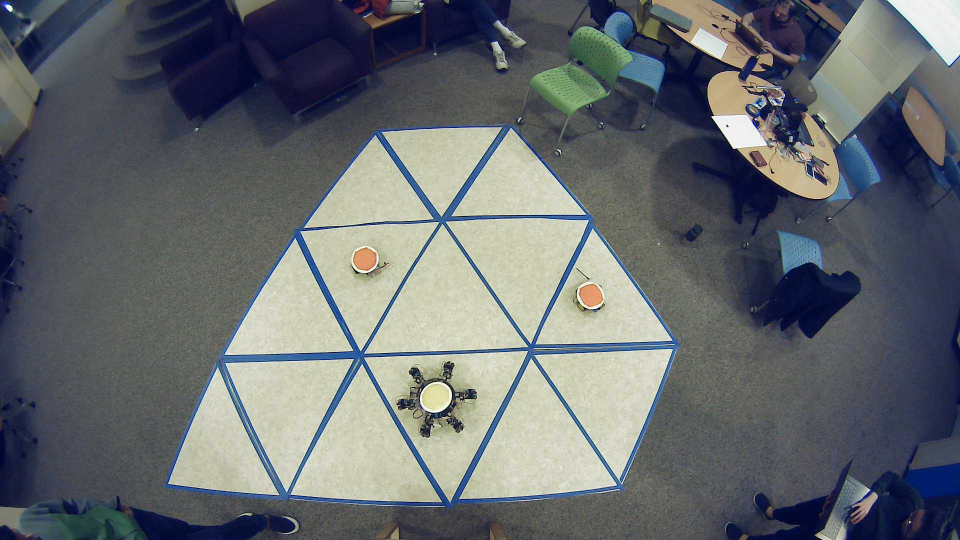
#> input picture test4.jpg, 1920 x 1080 px (shown at 1/2 size)
$ python hough_test.py
#> lines starting #> are read from the running program, lines starting #| are printed output that depends on the picture; after the words box and inside, x2 and y2 are one past the last pixel; in counts of white or black regions, pixels touching at a corner belong together
import cv2
import numpy as np
import math

img = cv2.imread('test4.jpg')
#> img is the input picture: shape (1080, 1920, 3); mean B, G, R 109.6, 106.2, 101.5

gray = cv2.cvtColor(img,cv2.COLOR_BGR2GRAY)
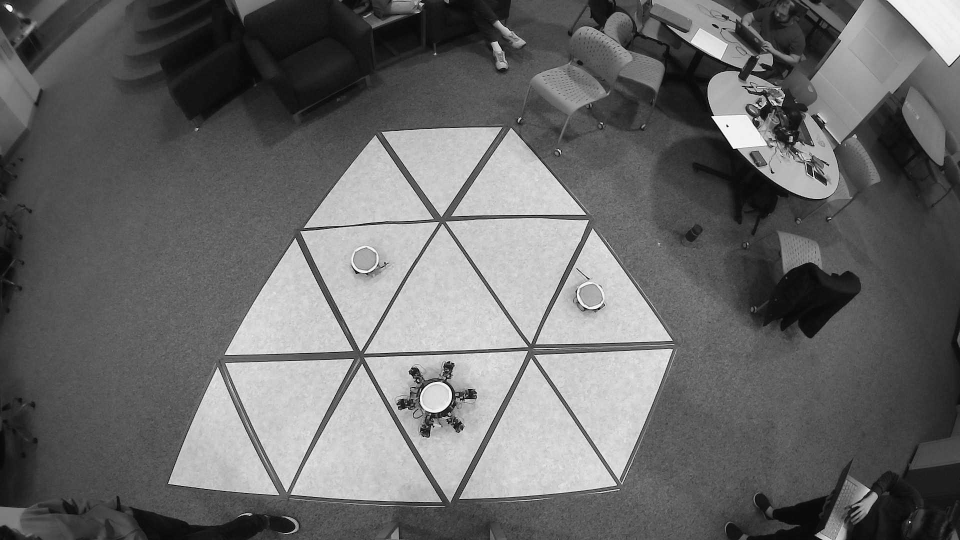
#> gray: shape (1080, 1920) (shown at 1/2 size); min 0, max 255, mean 105.2
edges = cv2.Canny(gray,150,200,apertureSize = 3)
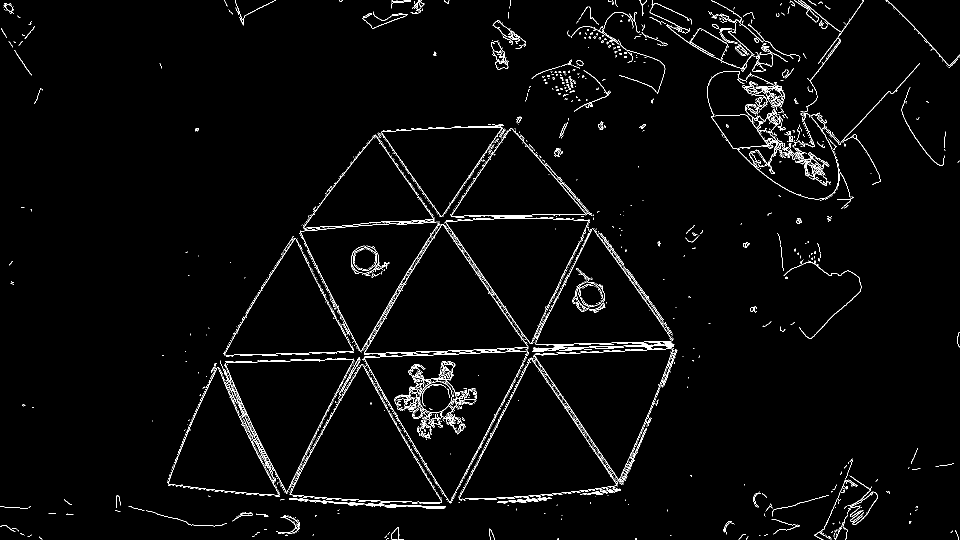
#> edges: shape (1080, 1920) (shown at 1/2 size); 2.4% white in thin lines or dots

fast = cv2.FastFeatureDetector_create()
kp = fast.detect(edges, None)
#> kp = 3053 keypoints; strongest (x, y, size): (545, 3, 7), (783, 3, 7), (889, 3, 7), (1772, 3, 7)

img2 = cv2.drawKeypoints(edges, kp, outImage=np.array([]), color=(255,0,0))
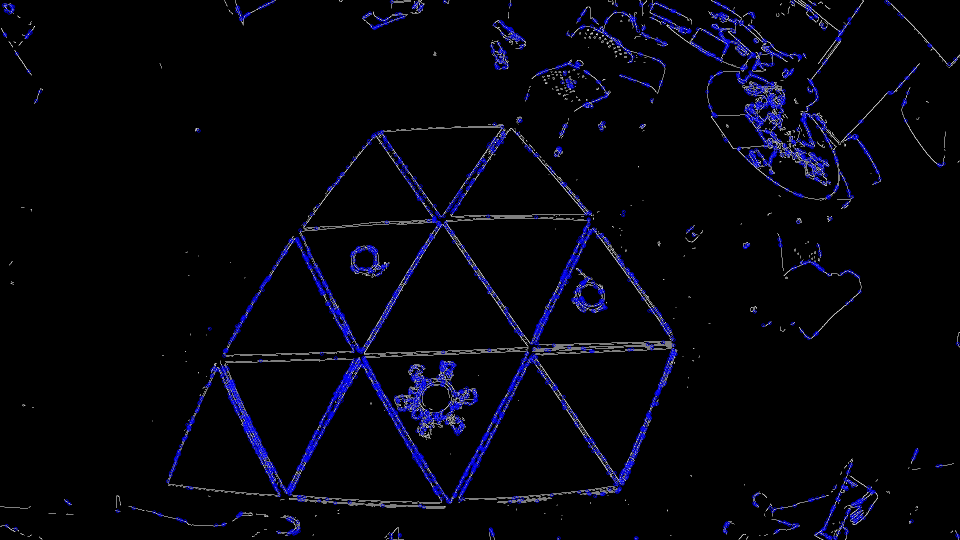
#> img2: shape (1080, 1920, 3) (shown at 1/2 size); mean of channels 0, 1, 2 11.6, 4.5, 4.5; drawn as B, G, R

lsd = cv2.createLineSegmentDetector(0)

lines = lsd.detect(edges)[0]
#> lines = 1101 rows, first 6: [1633.7, 313.9, 1619, 302.3], [846.4, 745, 831.7, 732.1], [926.9, 780.9, 910.7, 783.4], [1695.3, 1058.7, 1686.8, 1053.2], [1597, 249.4, 1593.5, 260.7], [1149.7, 607.1, 1160.5, 623.2]

drawn_img = lsd.drawSegments(edges, lines)
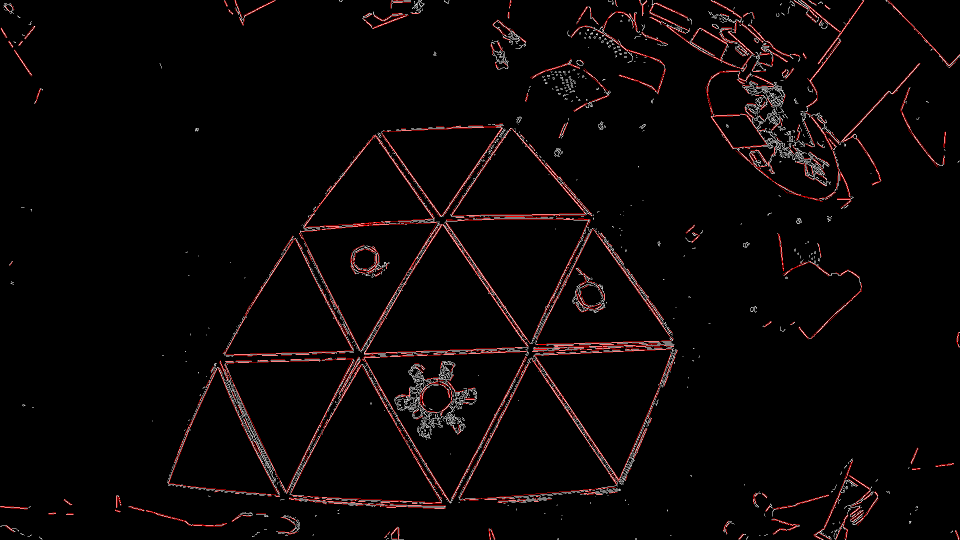
#> drawn_img: shape (1080, 1920, 3) (shown at 1/2 size); mean of channels 0, 1, 2 5.5, 5.5, 9.4; drawn as B, G, R

alines = cv2.HoughLines(edges,1,np.pi/180,50, None,0,0)
for rho,theta in alines[0]:
    a = np.cos(theta)
    b = np.sin(theta)
    x0 = a*rho
    y0 = b*rho
    x1 = int(x0 + 1000*(-b))
    y1 = int(y0 + 1000*(a))
    x2 = int(x0 - 1000*(-b))
    y2 = int(y0 - 1000*(a))

    cv2.line(img,(x1,y1),(x2,y2),(0,0,255),2)
#> this loop made 1 pass
#> (rho, theta, a, b, x0, y0, x1, y1) on pass 1: (739, 1.54, 0.0349, 0.999, 25.79, 738.5, -973, 773)
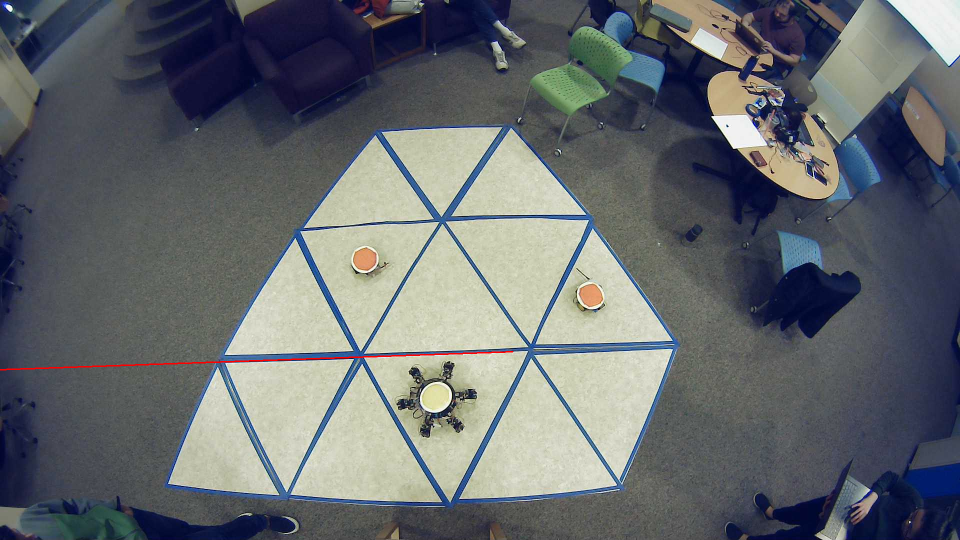
#> img: shape (1080, 1920, 3) (shown at 1/2 size); 0.15% of pixels changed, all inside (x1, y1, x2, y2) = (0, 702, 1027, 741)

img = cv2.resize(img, (960,540))
#> img: shape (540, 960, 3)
drawn_img = cv2.resize(drawn_img, (960,540))
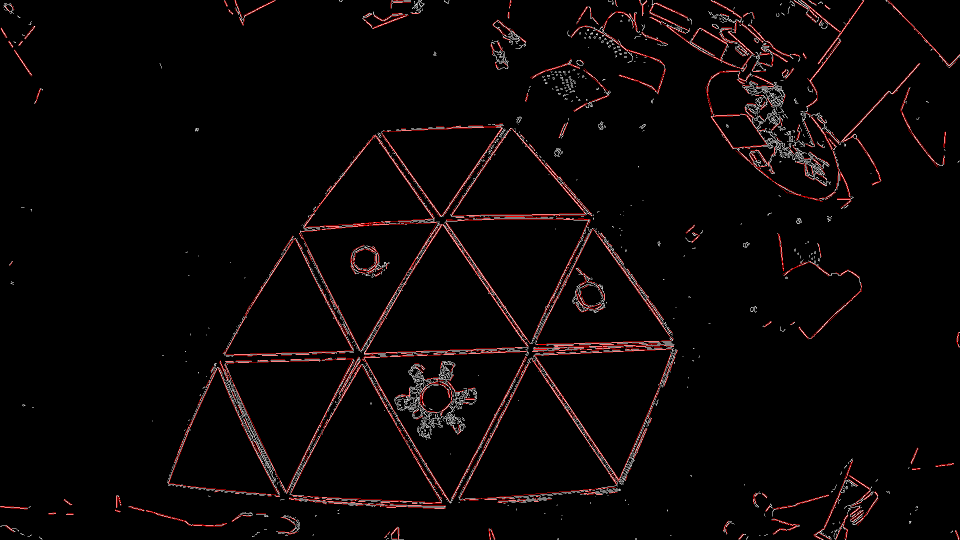
#> drawn_img: shape (540, 960, 3); mean of channels 0, 1, 2 5.5, 5.5, 9.5; drawn as B, G, R
edges = cv2.resize(edges, (960,540))
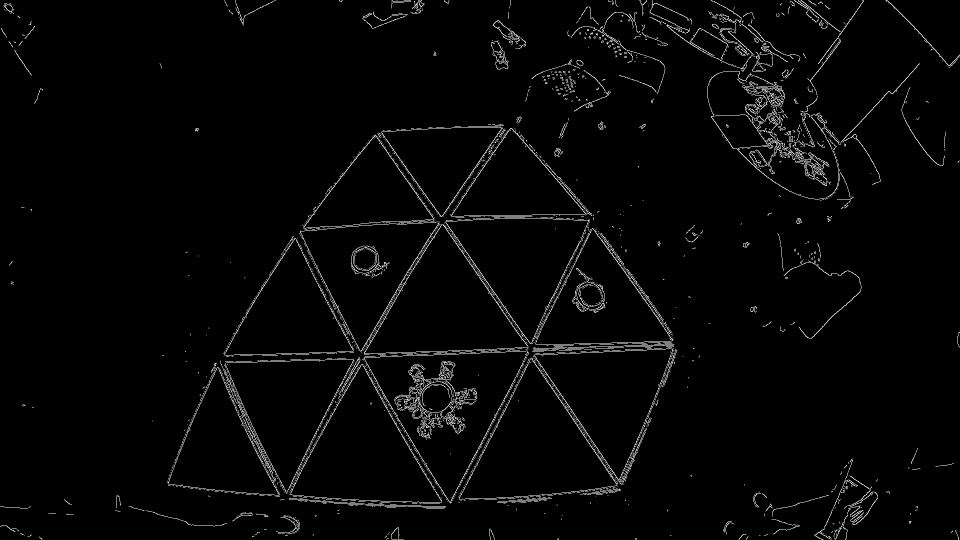
#> edges: shape (540, 960); min 0, max 255, mean 6.1

cv2.imshow('cv2lines.jpg', drawn_img)
cv2.imshow('mask.jpg', edges)
cv2.imshow('houghlines.jpg',img2)
#cv2.imshow('edges', edges)

cv2.waitKey(0)

$ run again, with test1.jpg copied over test4.jpg
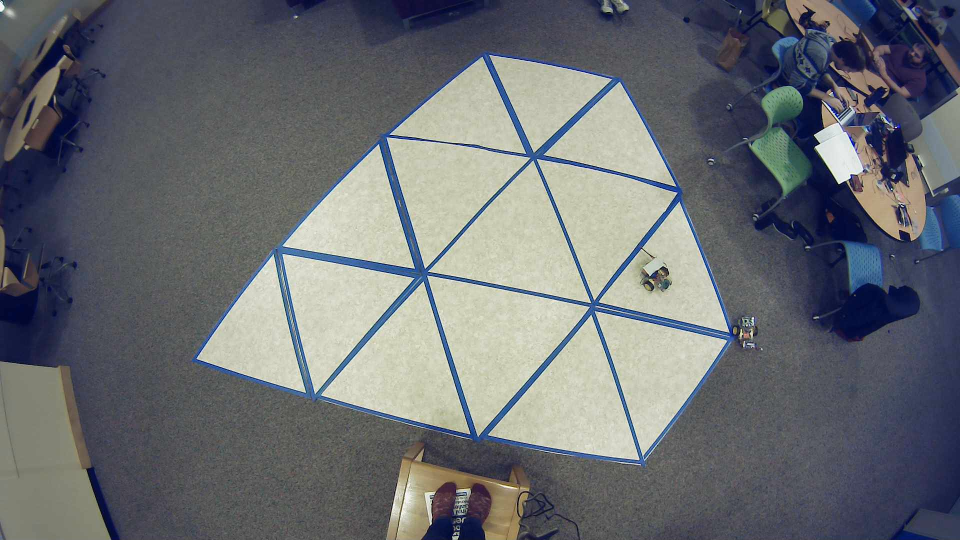
#> input picture test1.jpg, 1920 x 1080 px (shown at 1/2 size)
#> img is the input picture: shape (1080, 1920, 3); mean B, G, R 113.5, 109.3, 105.9
#> `edges = cv2.Canny(gray,150,200,apertureSize = 3)`:
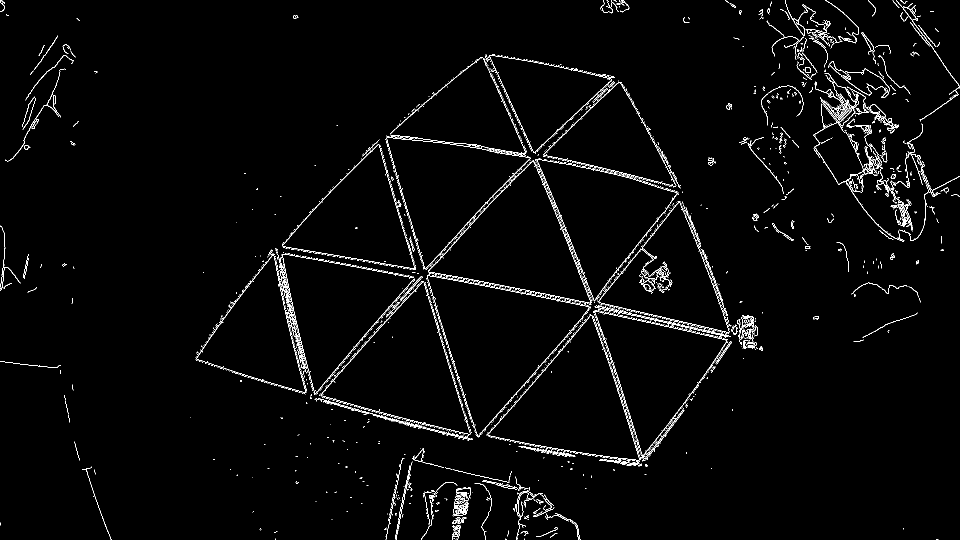
#> edges: shape (1080, 1920) (shown at 1/2 size); 2.2% white in thin lines or dots
#> kp = 2549 keypoints; strongest (x, y, size): (1808, 3, 7), (1214, 4, 7), (1657, 4, 7), (1788, 5, 7)
#> lines = 920 rows, first 6: [1848.7, 437.3, 1844.3, 458.4], [1162.2, 634.7, 1140.2, 660.3], [1287.1, 534.6, 1309.4, 518.1], [1496.7, 294.4, 1563.7, 372.9], [1270.9, 508.1, 1241.8, 543.8], [1217.8, 179.1, 1205.1, 192.7]
#> the loop `for rho,theta in alines[0]:` made 1 pass
#> (rho, theta, a, b, x0, y0, x1, y1) on pass 1: (376, 1.76, -0.191, 0.982, -71.74, 369.1, -1053, 178)
#> `edges = cv2.resize(edges, (960,540))`:
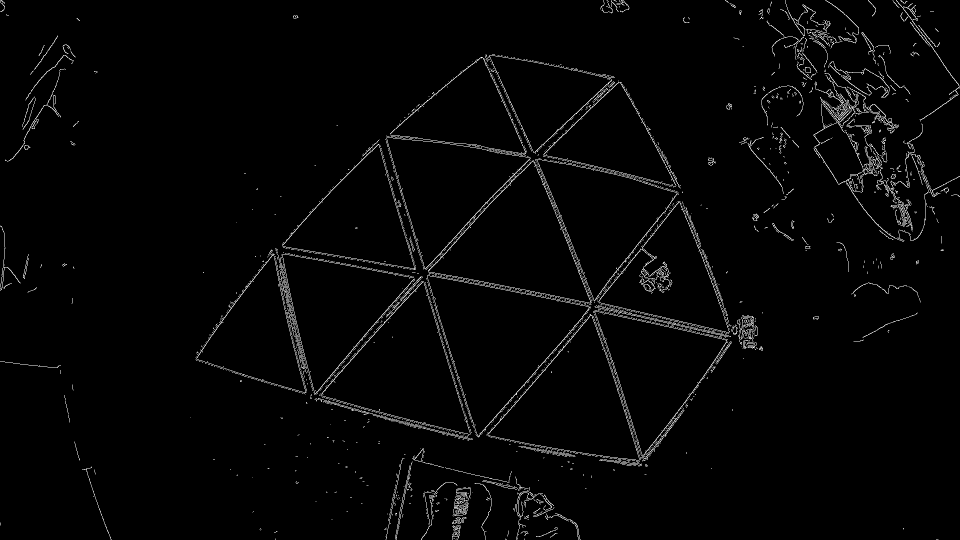
#> edges: shape (540, 960); min 0, max 255, mean 5.5

$ run again, with test2.jpg copied over test4.jpg
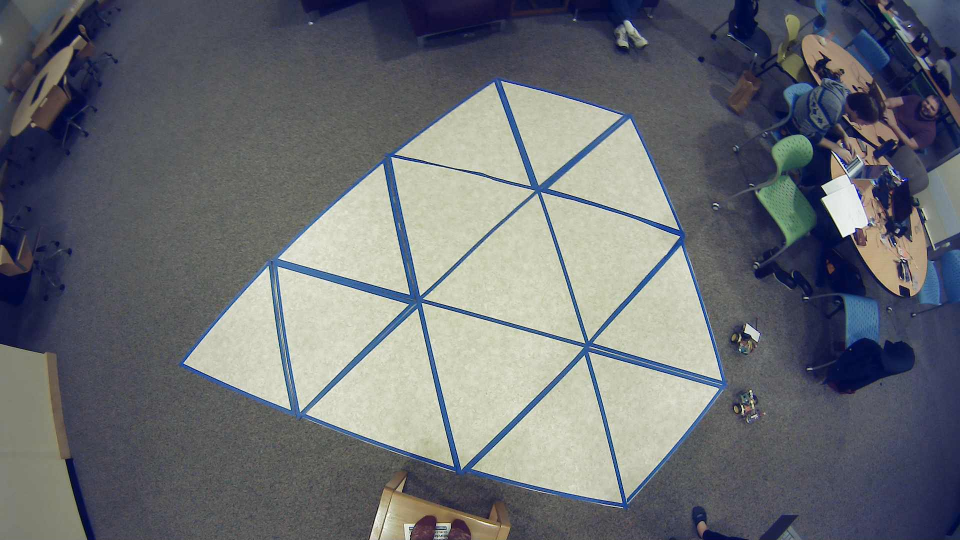
#> input picture test2.jpg, 1920 x 1080 px (shown at 1/2 size)
#> img is the input picture: shape (1080, 1920, 3); mean B, G, R 114.1, 109.3, 106.1
#> `edges = cv2.Canny(gray,150,200,apertureSize = 3)`:
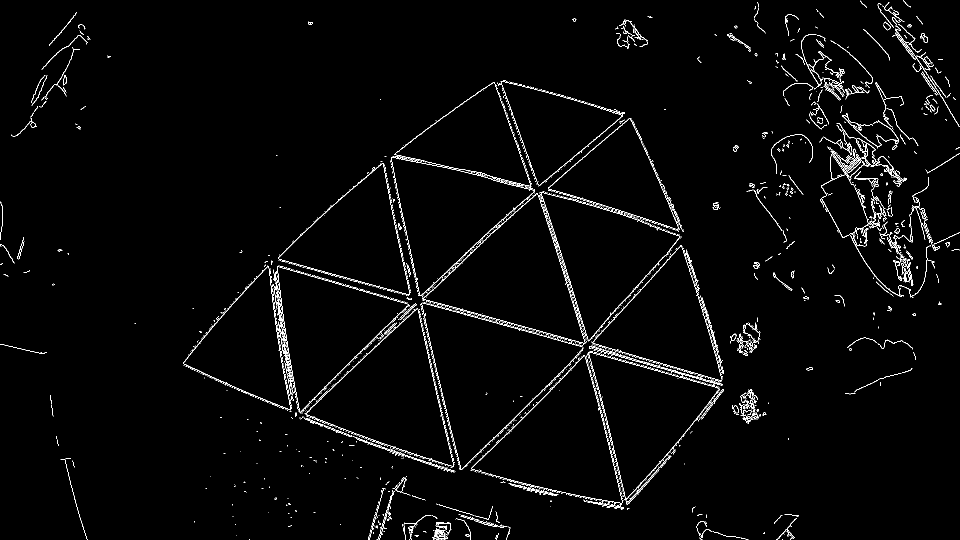
#> edges: shape (1080, 1920) (shown at 1/2 size); 2.1% white in thin lines or dots
#> kp = 2485 keypoints; strongest (x, y, size): (1721, 3, 7), (1724, 7, 7), (1811, 7, 7), (1774, 9, 7)
#> lines = 847 rows, first 6: [1697.9, 188.1, 1724.3, 184], [556.7, 512.8, 762, 326.9], [1334, 519.1, 1278.2, 580.6], [1831.8, 718.1, 1828.5, 703.3], [814.4, 609.4, 647.2, 773.5], [1318.6, 923.7, 1281.6, 964.1]
#> the loop `for rho,theta in alines[0]:` made 1 pass
#> (rho, theta, a, b, x0, y0, x1, y1) on pass 1: (343, 1.85, -0.276, 0.961, -94.54, 329.7, -1055, 54)
#> `edges = cv2.resize(edges, (960,540))`:
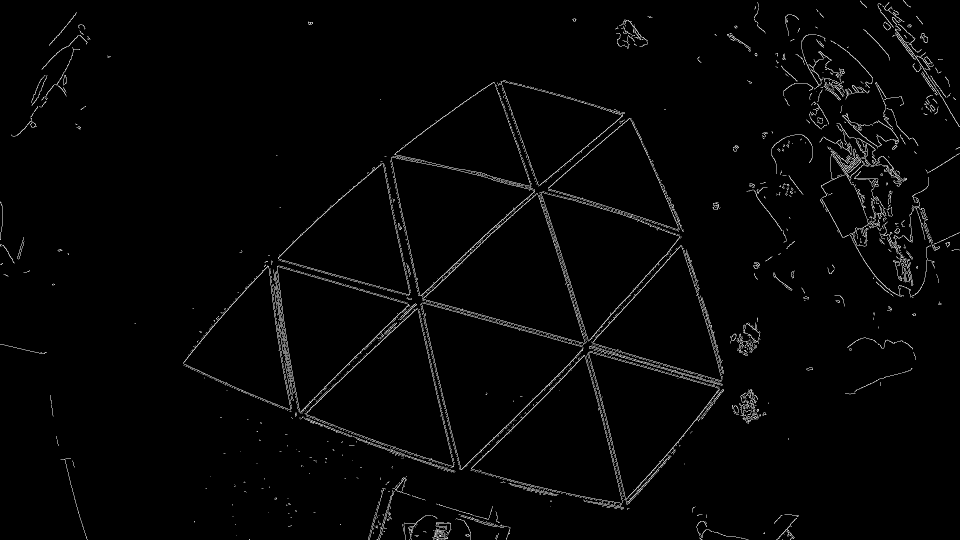
#> edges: shape (540, 960); min 0, max 255, mean 5.3

$ run again, with test3.jpg copied over test4.jpg
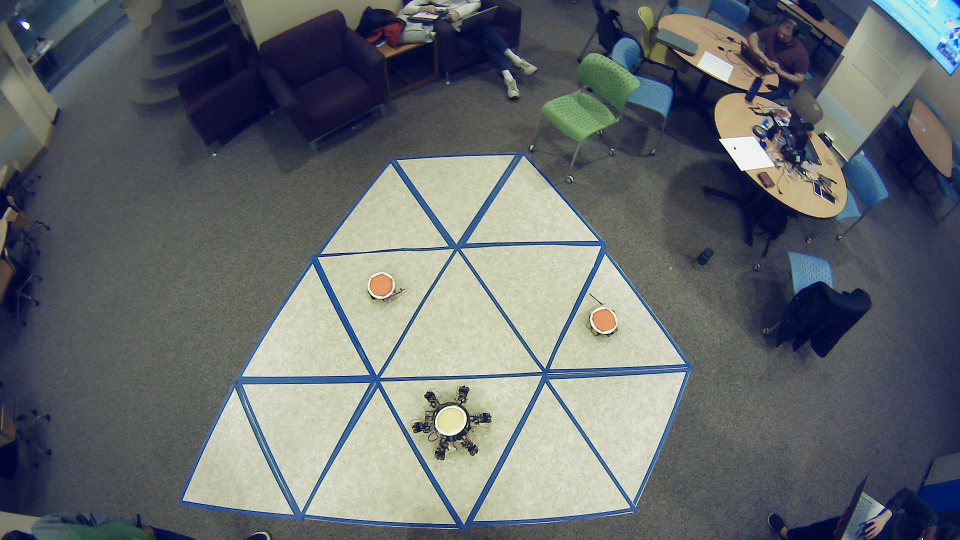
#> input picture test3.jpg, 1920 x 1080 px (shown at 1/2 size)
#> img is the input picture: shape (1080, 1920, 3); mean B, G, R 109.4, 106.6, 101.7
#> kp = 2987 keypoints; strongest (x, y, size): (821, 3, 7), (856, 3, 7), (962, 3, 7), (1555, 3, 7)
#> lines = 1116 rows, first 6: [1575, 341.9, 1576.2, 324.4], [1055.1, 121.6, 1046.8, 117.1], [1732.2, 959.5, 1680.4, 1078.6], [1071.8, 335.6, 1058.4, 321.6], [1630.3, 345.9, 1636.5, 353.4], [1532.3, 138.8, 1541.5, 144.9]
#> the loop `for rho,theta in alines[0]:` made 1 pass
#> (rho, theta, a, b, x0, y0, x1, y1) on pass 1: (-461, 2.53, -0.819, 0.574, 377.6, -264.4, -195, -1083)
#> `edges = cv2.resize(edges, (960,540))`:
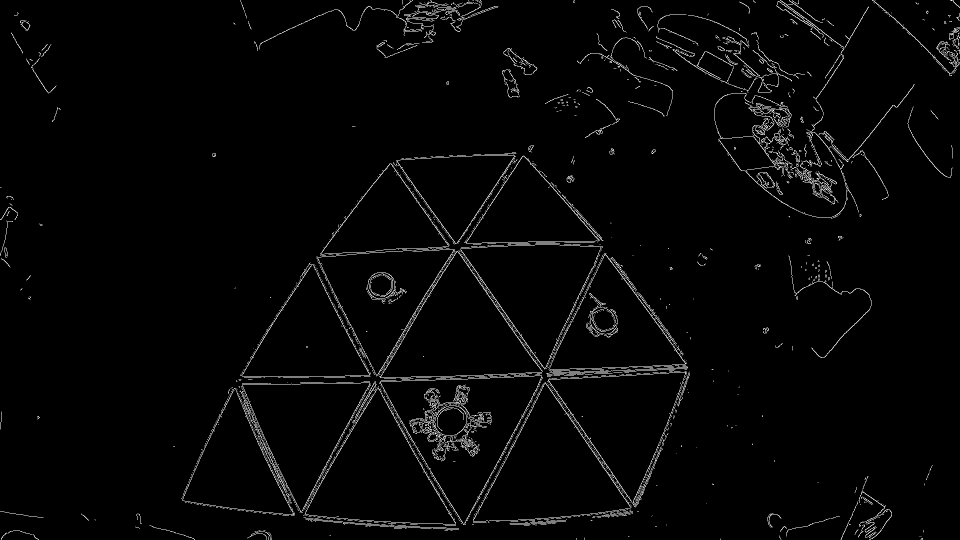
#> edges: shape (540, 960); min 0, max 255, mean 6
